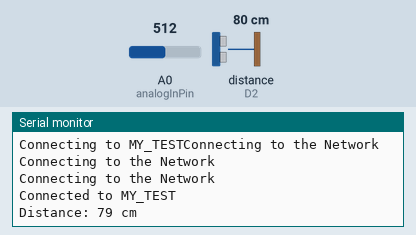
The sketch below on a simulated ESP8266 (NodeMCU). Shown: the last lines printed to the serial monitor. Wiring (inferred from the names in the program): ultrasonic range finder: trigger D3; echo D2. Inputs (shaded band) come from the test bench; at power-on: distance to the obstacle (sensor on D2) 80 cm, A0 (analogInPin) = 512. The echo pulse lasts 58.3 µs per cm; WiFi joins after 1.5 s; servers stay silent unless stated.

Above: at 3.7 s.
3.8 s: distance to the obstacle (sensor on D2) set to 2 cm
At 5.1 s:
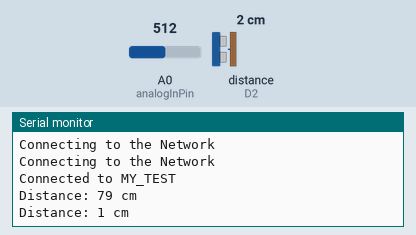
6.4 s: distance to the obstacle (sensor on D2) set to 4 cm
At 7.3 s:
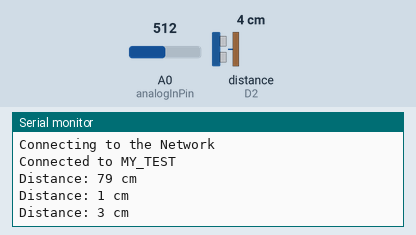
Timing chart, 0 to 9.4 s (numbered marks = the images above; inputs shaded):
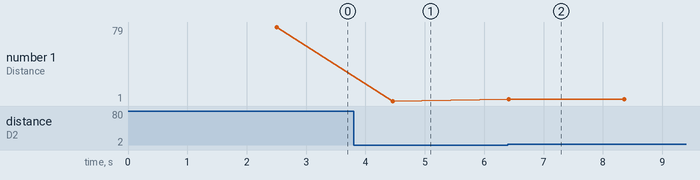

The sketch:

WATER_LeveL_Monitor_ESP.ino
```cpp
 /*

#include <ESP8266WiFi.h>

#include <FirebaseArduino.h>

#define WIFI_SSID "MY_TEST"
#define WIFI_PASSWORD "12345678"
#define FIREBASE_HOST "https://kma-moisture-default-rtdb.firebaseio.com"
#define FIREBASE_AUTH "qWGH88JqZn4UWRglLHQZUsbEkE226edlej6Sz2ec"
qWGH88JqZn4UWRglLHQZUsbEkE226edlej6Sz2ec
*/
  #include <ESP8266WiFi.h>
#include <FirebaseArduino.h>

#define WIFI_SSID "MY_TEST"
#define WIFI_PASSWORD "12345678"
#define FIREBASE_HOST "water-d1f38-default-rtdb.firebaseio.com"
#define FIREBASE_AUTH "3LeHRZCxzKAfKiTbvVys9p4qVFexrb4awnAIwkId"


 //Ultra DEclaration

#define echoPin D2 // attach pin D2 Arduino to pin Echo of HC-SR04
#define trigPin D3 //attach pin D3 Arduino to pin Trig of HC-SR04
long duration;
int distance;

// ANLOG SENSOR
const int analogInPin = A0;
    int sensorValue = 0;


void setup()
{

  pinMode(trigPin, OUTPUT); // Sets the trigPin as an OUTPUT
  pinMode(echoPin, INPUT); // Sets the echoPin as an INPUT
  Serial.begin(9600);


  delay(1000);

  WiFi.begin(WIFI_SSID, WIFI_PASSWORD);
  Serial.print("Connecting to ");
  Serial.print(WIFI_SSID);
  while (WiFi.status() != WL_CONNECTED)
  {
    Serial.println("Connecting to the Network");
    delay(500);
     }
  Serial.println();
  Serial.print("Connected to ");
  Serial.println(WIFI_SSID);
  Firebase.begin(FIREBASE_HOST, FIREBASE_AUTH);

}


void loop()
{


  digitalWrite(trigPin, LOW);
  delayMicroseconds(2);
  // Sets the trigPin HIGH (ACTIVE) for 10 microseconds
  digitalWrite(trigPin, HIGH);
  delayMicroseconds(10);
  digitalWrite(trigPin, LOW);
  // Reads the echoPin, returns the sound wave travel time in microseconds
  duration = pulseIn(echoPin, HIGH);
  // Calculating the distance
  distance = duration * 0.034 / 2; // Speed of sound wave divided by 2 (go and back)
  // Displays the distance on the Serial Monitor
  Serial.print("Distance: ");
  Serial.print(distance);
  Serial.println(" cm");

  // print the readings in the Serial Monitor
 String Motor;
 if(distance>20)
 {
   Motor="ON";
 }
 else
 {
   Motor="OFF";
 }

  sensorValue = analogRead(analogInPin);

  delay(500);
   Firebase.setString("/COE-MSEC/WMS/WATER_LEVEL",String(distance));
 Firebase.setString("/COE-MSEC/WMS/MOTOR_STATUS", Motor);
 Firebase.setString("/COE-MSEC/WMS/FLOW_LEVEL", String(sensorValue));

  delay(1000);

}
```

Measured:
- after the input at 3.8 s, the serial monitor: prints a new line after 0.66 s (image 1)
- after the input at 6.4 s, the serial monitor: prints a new line at once (image 2)
- plotted number 1: 79 → 1 after the input at 3.8 s, 1 → 3 after the input at 6.4 s
